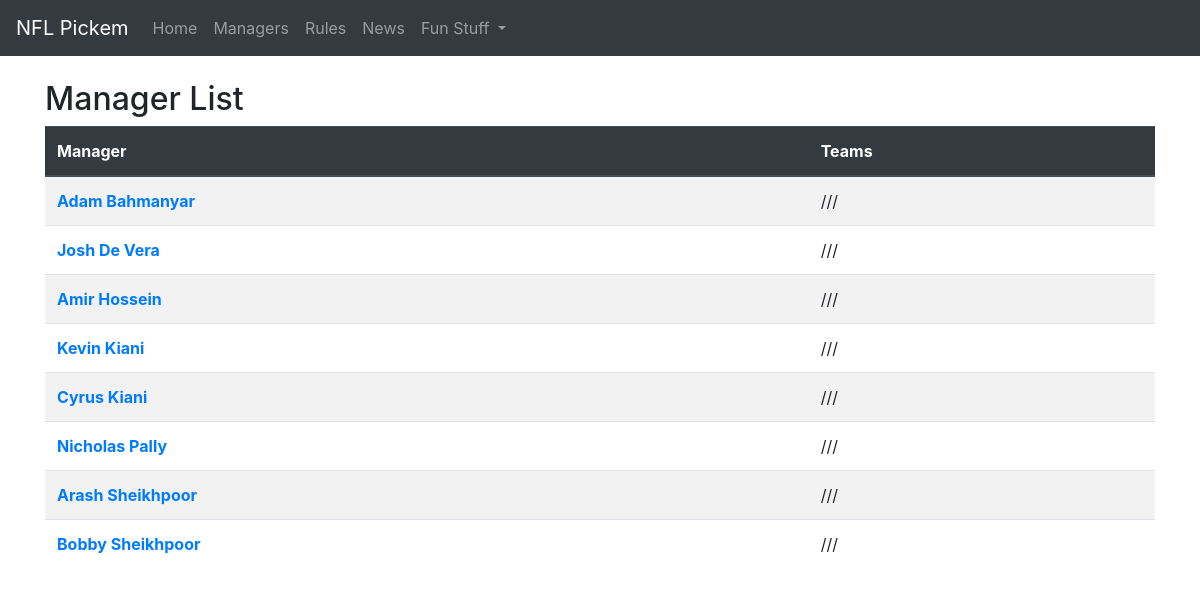
Page /teams/ on the earlier database version.
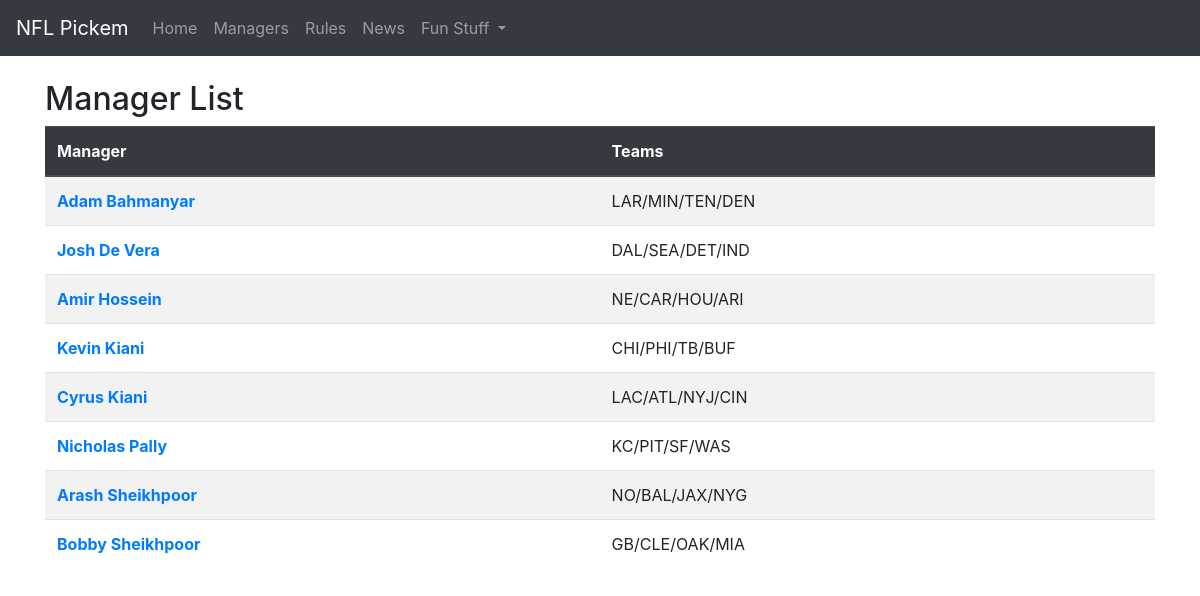
Same page on the later database version.
### teams/models.py (models this page shows, shortened)
class Team(models.Model):
    manager = models.OneToOneField(
        'Manager', on_delete=models.CASCADE)
    team1 = models.CharField(
        max_length=3, choices=TEAM_CHOICES, blank=True)
    team2 = models.CharField(
        max_length=3, choices=TEAM_CHOICES, blank=True)
    team3 = models.CharField(
        max_length=3, choices=TEAM_CHOICES, blank=True)
    team4 = models.CharField(
        max_length=3, choices=TEAM_CHOICES, blank=True)
    class Meta:
        ordering = ["manager__last_name"]

class Manager(models.Model):
    first_name = models.CharField(max_length=50)
    last_name = models.CharField(max_length=50)
    def get_name(self):
        return self.first_name + " " + self.last_name

### teams/views.py (the view)
# urls.py: path('teams/', TeamListView.as_view(), name='team-list'),
class TeamListView(ListView):
    model = Team
    template_name = 'team_list.html'

### templates/team_list.html (shortened to what this page needs)
{% extends 'base.html' %}
{% block content %}
    <h2>Manager List</h2>
    <table class="table table-striped">
        <thead class="thead-dark">
            <tr>
                <th scope="col">Manager</th>
                <th scope="col">Teams</th>
            </tr>
        </thead>
        <tbody>
          {% for team in object_list %}
            <tr>
            <th scope='row'><a href="{% url 'team-detail' team.pk %}">{{ team.manager.get_name }}</a></td>
            <td>{{ team.team1}}/{{ team.team2}}/{{ team.team3}}/{{ team.team4}}</td>
            </tr>
          {% endfor %}
        </tbody>
    </table>
{% endblock content %}

### templates/base.html (shortened to what this page needs)
<!doctype html>
<html lang="en">
  <head>
    <link rel="stylesheet" href="https://stackpath.bootstrapcdn.com/bootstrap/4.2.1/css/bootstrap.min.css" />
  </head>
  <body>
    <nav class="navbar navbar-expand-lg navbar-dark bg-dark mb-4">
      <a class="navbar-brand" href="{% url 'home' %}">NFL Pickem</a>
      <div class="collapse navbar-collapse" id="navbarCollapse">
        <ul class="nav navbar-nav">
          <li class="nav-item">
            <a class="nav-link" href="{% url 'home' %}">Home</a>
          </li>
          <li class="nav-item">
            <a class="nav-link" href="{% url 'team-list' %}">Managers</a>
          </li>
          <li class="nav-item">
            <a class="nav-link" href="{% url 'rules' %}">Rules</a>
          </li>
          <li class="nav-item">
            <a class="nav-link" href="{% url 'news-list' %}">News</a>
          </li>
          <li class="nav-item dropdown">
        <a class="nav-link dropdown-toggle" href="#" id="navbarDropdown" role="button" data-toggle="dropdown" aria-haspopup="true" aria-expanded="false">
          Fun Stuff
        </a>
        </ul>
      </div>
    </nav>
    <div class="container">
      {% block content %}
      {% endblock content %}
    </div>
  </body>
</html>

Differences in the rows shown:
changed Team "Adam Bahmanyar": team1 (not shown) → "LAR"; team2 (not shown) → "MIN"; team3 (not shown) → "TEN"; team4 (not shown) → "DEN"
changed Team "Josh De Vera": team1 (not shown) → "DAL"; team2 (not shown) → "SEA"; team3 (not shown) → "DET"; team4 (not shown) → "IND"
changed Team "Amir Hossein": team1 (not shown) → "NE"; team2 (not shown) → "CAR"; team3 (not shown) → "HOU"; team4 (not shown) → "ARI"
changed Team "Kevin Kiani": team1 (not shown) → "CHI"; team2 (not shown) → "PHI"; team3 (not shown) → "TB"; team4 (not shown) → "BUF"
changed Team "Cyrus Kiani": team1 (not shown) → "LAC"; team2 (not shown) → "ATL"; team3 (not shown) → "NYJ"; team4 (not shown) → "CIN"
changed Team "Nicholas Pally": team1 (not shown) → "KC"; team2 (not shown) → "PIT"; team3 (not shown) → "SF"; team4 (not shown) → "WAS"
changed Team "Arash Sheikhpoor": team1 (not shown) → "NO"; team2 (not shown) → "BAL"; team3 (not shown) → "JAX"; team4 (not shown) → "NYG"
changed Team "Bobby Sheikhpoor": team1 (not shown) → "GB"; team2 (not shown) → "CLE"; team3 (not shown) → "OAK"; team4 (not shown) → "MIA"
